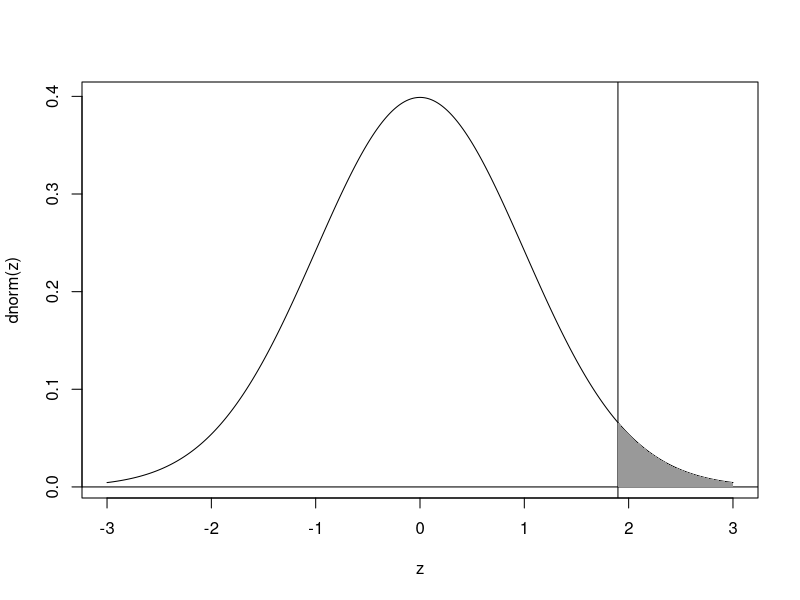
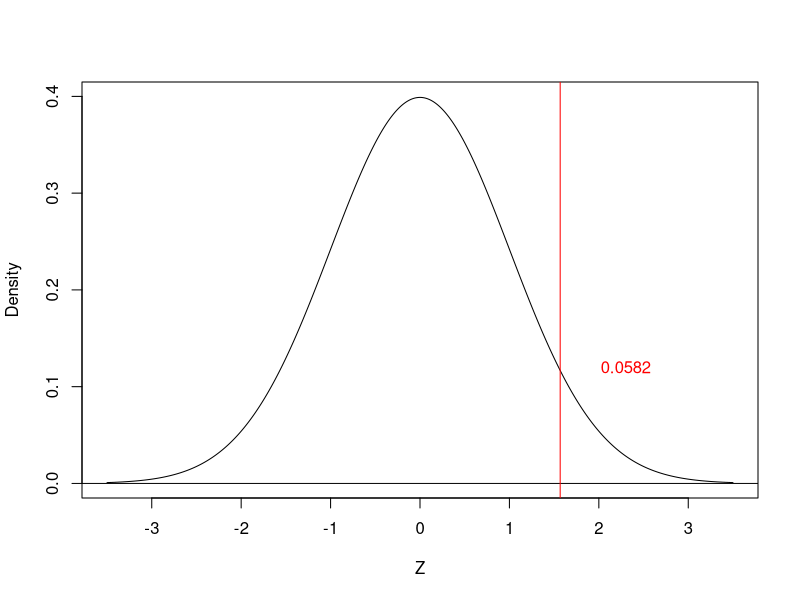

The R script that drew these images, in order:
## ---- chunk 1
1 - pnorm(q = 3.25)
pnorm(q = 3.25, lower.tail = FALSE)
## ---- chunk 2
zt <- 1.8974
z <- seq(-3, 3, 0.01)
plot(z, dnorm(z), type = "l")
abline(h = 0)
abline(v = zt)
polygon(c(z[z > zt], rev(z[z > zt])), c(dnorm(z[z > zt]), rep(0, length(z[z > zt]))),
     col = "grey60", border = NA)
## ---- chunk 3
1 - pnorm(q = 1.8974)
pnorm(q = 1.8974, lower.tail = FALSE)
## ---- chunk 4
qnorm(0.95)
## ---- chunk 5
p_hat <- 1210 / 2000
p_hat
## ---- chunk 6
z_star <- qnorm(p = 0.95 + (1 - 0.95) / 2, lower.tail = TRUE)
n <- 2000
ME <- z_star * sqrt( p_hat * (1 - p_hat) / n )
ME
## ---- chunk 7
LCL <- p_hat - ME
UCL <- p_hat + ME
## ---- chunk 8
cat(paste0("(", round(LCL, 4), ",", round(UCL, 4), ")"))
## ---- chunk 9
z_test <- ( 380/400 - 0.93 ) / sqrt( 0.93 * 0.07 / 400 )
z_test
## ---- chunk 10
pnorm(z_test, lower.tail = FALSE) * 2
## ---- chunk 11
z_axis <- seq(-3.5, 3.5, 0.01)
plot(z_axis, dnorm(z_axis), type = "l", xlab = "Z", ylab = "Density")
abline(h = 0)
abline(v = z_test, col = "red")
text(x = 2.3, y = 0.12, label = "0.0582", col = "red")
